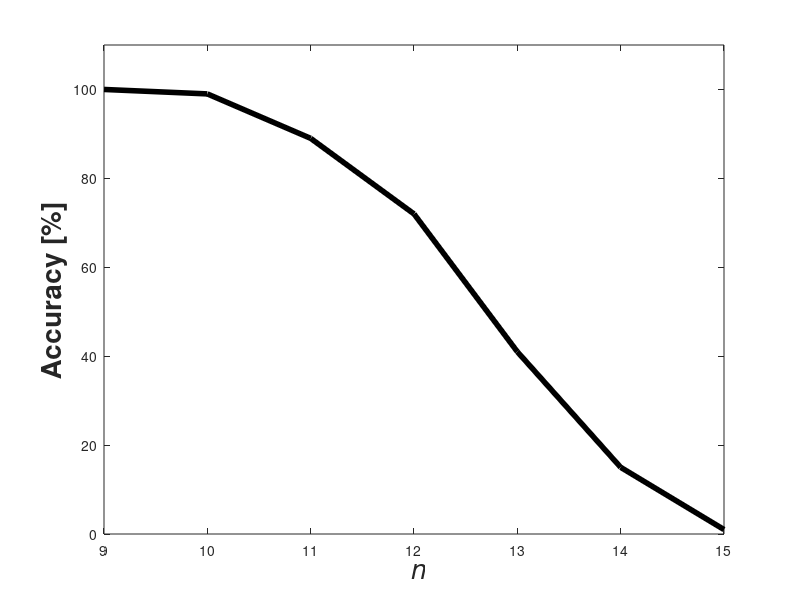

This chart was generated by the following MATLAB code: (Note: this script raises an error after producing the figure.)
clear;
close all;

c = 299792458;
%% Splitter %%
Grid_size = [9, 10, 11, 12, 13, 14, 15];
Accuracy = [100, 99, 89, 72, 41, 15, 1];
%% Plot %%
% plot properties
label_Fontsize = 20;
tick_Fontsize = 15;

% linear
figure(1);
plot(Grid_size, Accuracy, 'k', 'Linewidth', 4);
xlabel('\it n', 'Fontweight','bold', 'Fontsize', label_Fontsize);
ylabel('Accuracy [%]', 'Fontweight','bold', 'Fontsize', label_Fontsize);
ylim([0 110]);
ax = gca;
ax.FontSize = tick_Fontsize;
ax.FontWeight = 'bold';